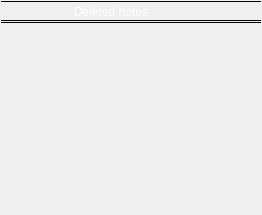
       <widget class="QWidget" name="deletedNotesWidget" native="true">
        <property name="styleSheet">
         <string notr="true">QWidget#deletedNotesWidget {
border: 1px solid black;
border-top: none;
}</string>
        </property>
        <layout class="QVBoxLayout" name="deletedNotesVerticalLayout">
         <property name="spacing">
          <number>0</number>
         </property>
         <property name="leftMargin">
          <number>1</number>
         </property>
         <property name="topMargin">
          <number>0</number>
         </property>
         <property name="rightMargin">
          <number>1</number>
         </property>
         <property name="bottomMargin">
          <number>1</number>
         </property>
         <item>
          <widget class="QFrame" name="deletedNotesHeaderPanel">
           <property name="minimumSize">
            <size>
             <width>0</width>
             <height>22</height>
            </size>
           </property>
           <property name="maximumSize">
            <size>
             <width>16777215</width>
             <height>22</height>
            </size>
           </property>
           <property name="styleSheet">
            <string notr="true">QWidget {
border: none;
border-top: 1px solid black;
border-bottom: 1px solid black;
background-color: qlineargradient(x1: 0, y1: 0, x2: 0, y2: 1,
stop: 0 #a6a6a6, stop: 0.08 #7f7f7f,
stop: 0.39999 #717171, stop: 0.4 #626262,
stop: 0.9 #4c4c4c, stop: 1 #333333);
color: rgb(255, 255, 255);
margin: 0px;
}

.QFrame {
margin-top: 1px;
margin-bottom: 1px;
}

QPushButton {
border: none;
padding: 0px;
}

QPushButton:focus {
outline: none;
}

QPushButton:hover:!pressed {
background-color: qlineargradient(x1: 0, y1: 0, x2: 0, y2: 1,
stop: 0 #bcbcbc, stop: 0.08 #9f9f9f,
stop: 0.39999 #949494, stop: 0.4 #898989,
stop: 0.9 #787878, stop: 1 #666666);
}

QPushButton:pressed {
background-color: qlineargradient(x1: 0, y1: 0, x2: 0, y2: 1,
stop: 0 #535353, stop: 0.08 #3f3f3f,
stop: 0.39999 #393939, stop: 0.4 #313131,
stop: 0.9 #262626, stop: 1 #1a1a1a);
}

QPushButton#deletedNotesPanelIconPseudoPushButton:hover {
background-color: qlineargradient(x1: 0, y1: 0, x2: 0, y2: 1,
stop: 0 #a6a6a6, stop: 0.08 #7f7f7f,
stop: 0.39999 #717171, stop: 0.4 #626262,
stop: 0.9 #4c4c4c, stop: 1 #333333);
}

QPushButton#deletedNotesPanelIconPseudoPushButton:pressed {
background-color: qlineargradient(x1: 0, y1: 0, x2: 0, y2: 1,
stop: 0 #a6a6a6, stop: 0.08 #7f7f7f,
stop: 0.39999 #717171, stop: 0.4 #626262,
stop: 0.9 #4c4c4c, stop: 1 #333333);
}

QLabel {
border: none;
}</string>
           </property>
           <property name="lineWidth">
            <number>0</number>
           </property>
           <layout class="QHBoxLayout" name="deletedNotesButtonsHorizontalLayout">
            <property name="spacing">
             <number>0</number>
            </property>
            <property name="leftMargin">
             <number>0</number>
            </property>
            <property name="topMargin">
             <number>0</number>
            </property>
            <property name="rightMargin">
             <number>0</number>
            </property>
            <property name="bottomMargin">
             <number>0</number>
            </property>
            <item>
             <widget class="QPushButton" name="deletedNotesPanelIconPseudoPushButton">
              <property name="minimumSize">
               <size>
                <width>20</width>
                <height>20</height>
               </size>
              </property>
              <property name="maximumSize">
               <size>
                <width>20</width>
                <height>20</height>
               </size>
              </property>
              <property name="styleSheet">
               <string notr="true"/>
              </property>
              <property name="icon">
               <iconset theme="user-trash">
                <normaloff>.</normaloff>.</iconset>
              </property>
              <property name="flat">
               <bool>true</bool>
              </property>
             </widget>
            </item>
            <item>
             <widget class="QLabel" name="deletedNotesLabel">
              <property name="sizePolicy">
               <sizepolicy hsizetype="Preferred" vsizetype="Fixed">
                <horstretch>0</horstretch>
                <verstretch>0</verstretch>
               </sizepolicy>
              </property>
              <property name="minimumSize">
               <size>
                <width>180</width>
                <height>20</height>
               </size>
              </property>
              <property name="text">
               <string>De&amp;leted notes</string>
              </property>
              <property name="alignment">
               <set>Qt::AlignCenter</set>
              </property>
              <property name="buddy">
               <cstring>deletedNotesTableView</cstring>
              </property>
             </widget>
            </item>
            <item>
             <widget class="QPushButton" name="restoreDeletedNoteButton">
              <property name="sizePolicy">
               <sizepolicy hsizetype="Fixed" vsizetype="Fixed">
                <horstretch>0</horstretch>
                <verstretch>0</verstretch>
               </sizepolicy>
              </property>
              <property name="minimumSize">
               <size>
                <width>20</width>
                <height>20</height>
               </size>
              </property>
              <property name="maximumSize">
               <size>
                <width>20</width>
                <height>20</height>
               </size>
              </property>
              <property name="toolTip">
               <string>Restore deleted note</string>
              </property>
              <property name="icon">
               <iconset theme="edit-redo">
                <normaloff>.</normaloff>.</iconset>
              </property>
              <property name="iconSize">
               <size>
                <width>16</width>
                <height>16</height>
               </size>
              </property>
              <property name="flat">
               <bool>true</bool>
              </property>
             </widget>
            </item>
            <item>
             <widget class="QPushButton" name="eraseDeletedNoteButton">
              <property name="sizePolicy">
               <sizepolicy hsizetype="Fixed" vsizetype="Fixed">
                <horstretch>0</horstretch>
                <verstretch>0</verstretch>
               </sizepolicy>
              </property>
              <property name="minimumSize">
               <size>
                <width>20</width>
                <height>20</height>
               </size>
              </property>
              <property name="maximumSize">
               <size>
                <width>20</width>
                <height>20</height>
               </size>
              </property>
              <property name="toolTip">
               <string>Erase the note completely</string>
              </property>
              <property name="icon">
               <iconset theme="edit-clear">
                <normaloff>.</normaloff>.</iconset>
              </property>
              <property name="iconSize">
               <size>
                <width>16</width>
                <height>16</height>
               </size>
              </property>
              <property name="flat">
               <bool>true</bool>
              </property>
             </widget>
            </item>
            <item>
             <widget class="QPushButton" name="deletedNoteInfoButton">
              <property name="sizePolicy">
               <sizepolicy hsizetype="Fixed" vsizetype="Fixed">
                <horstretch>0</horstretch>
                <verstretch>0</verstretch>
               </sizepolicy>
              </property>
              <property name="minimumSize">
               <size>
                <width>20</width>
                <height>20</height>
               </size>
              </property>
              <property name="maximumSize">
               <size>
                <width>20</width>
                <height>20</height>
               </size>
              </property>
              <property name="icon">
               <iconset theme="dialog-information">
                <normaloff>.</normaloff>.</iconset>
              </property>
              <property name="iconSize">
               <size>
                <width>16</width>
                <height>16</height>
               </size>
              </property>
              <property name="flat">
               <bool>true</bool>
              </property>
             </widget>
            </item>
           </layout>
          </widget>
         </item>
         <item>
          <widget class="QTableView" name="deletedNotesTableView">
           <property name="minimumSize">
            <size>
             <width>0</width>
             <height>30</height>
            </size>
           </property>
           <property name="styleSheet">
            <string notr="true">QTableView#deletedNotesTableView {
border: none;
border-top: 1px solid black;
background-color: transparent;
}</string>
           </property>
          </widget>
         </item>
        </layout>
       </widget>
